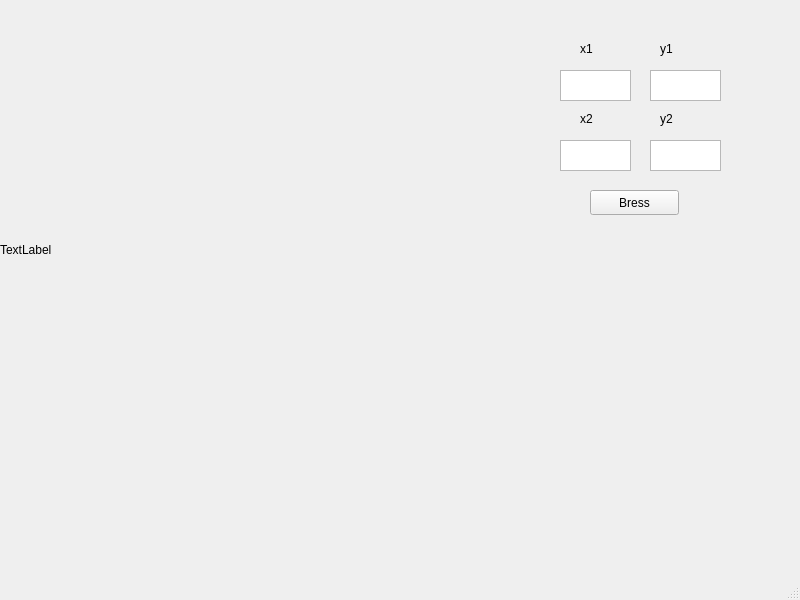
<?xml version="1.0" encoding="UTF-8"?>
<ui version="4.0">
 <class>MainWindow</class>
 <widget class="QMainWindow" name="MainWindow">
  <property name="geometry">
   <rect>
    <x>0</x>
    <y>0</y>
    <width>800</width>
    <height>600</height>
   </rect>
  </property>
  <property name="windowTitle">
   <string>MainWindow</string>
  </property>
  <widget class="QWidget" name="centralwidget">
   <widget class="QLabel" name="label">
    <property name="geometry">
     <rect>
      <x>0</x>
      <y>0</y>
      <width>500</width>
      <height>500</height>
     </rect>
    </property>
    <property name="text">
     <string>TextLabel</string>
    </property>
   </widget>
   <widget class="QTextEdit" name="textEdit">
    <property name="geometry">
     <rect>
      <x>560</x>
      <y>70</y>
      <width>71</width>
      <height>31</height>
     </rect>
    </property>
   </widget>
   <widget class="QTextEdit" name="textEdit_2">
    <property name="geometry">
     <rect>
      <x>650</x>
      <y>70</y>
      <width>71</width>
      <height>31</height>
     </rect>
    </property>
   </widget>
   <widget class="QTextEdit" name="textEdit_3">
    <property name="geometry">
     <rect>
      <x>560</x>
      <y>140</y>
      <width>71</width>
      <height>31</height>
     </rect>
    </property>
   </widget>
   <widget class="QTextEdit" name="textEdit_4">
    <property name="geometry">
     <rect>
      <x>650</x>
      <y>140</y>
      <width>71</width>
      <height>31</height>
     </rect>
    </property>
   </widget>
   <widget class="QLabel" name="label_2">
    <property name="geometry">
     <rect>
      <x>580</x>
      <y>40</y>
      <width>67</width>
      <height>17</height>
     </rect>
    </property>
    <property name="text">
     <string>x1</string>
    </property>
   </widget>
   <widget class="QLabel" name="label_3">
    <property name="geometry">
     <rect>
      <x>660</x>
      <y>40</y>
      <width>67</width>
      <height>17</height>
     </rect>
    </property>
    <property name="text">
     <string>y1</string>
    </property>
   </widget>
   <widget class="QLabel" name="label_4">
    <property name="geometry">
     <rect>
      <x>580</x>
      <y>110</y>
      <width>67</width>
      <height>17</height>
     </rect>
    </property>
    <property name="text">
     <string>x2</string>
    </property>
   </widget>
   <widget class="QLabel" name="label_5">
    <property name="geometry">
     <rect>
      <x>660</x>
      <y>110</y>
      <width>67</width>
      <height>17</height>
     </rect>
    </property>
    <property name="text">
     <string>y2</string>
    </property>
   </widget>
   <widget class="QPushButton" name="pushButton">
    <property name="geometry">
     <rect>
      <x>590</x>
      <y>190</y>
      <width>89</width>
      <height>25</height>
     </rect>
    </property>
    <property name="text">
     <string>Bress</string>
    </property>
   </widget>
  </widget>
  <widget class="QMenuBar" name="menubar">
   <property name="geometry">
    <rect>
     <x>0</x>
     <y>0</y>
     <width>800</width>
     <height>22</height>
    </rect>
   </property>
  </widget>
  <widget class="QStatusBar" name="statusbar"/>
 </widget>
 <resources/>
 <connections/>
</ui>
